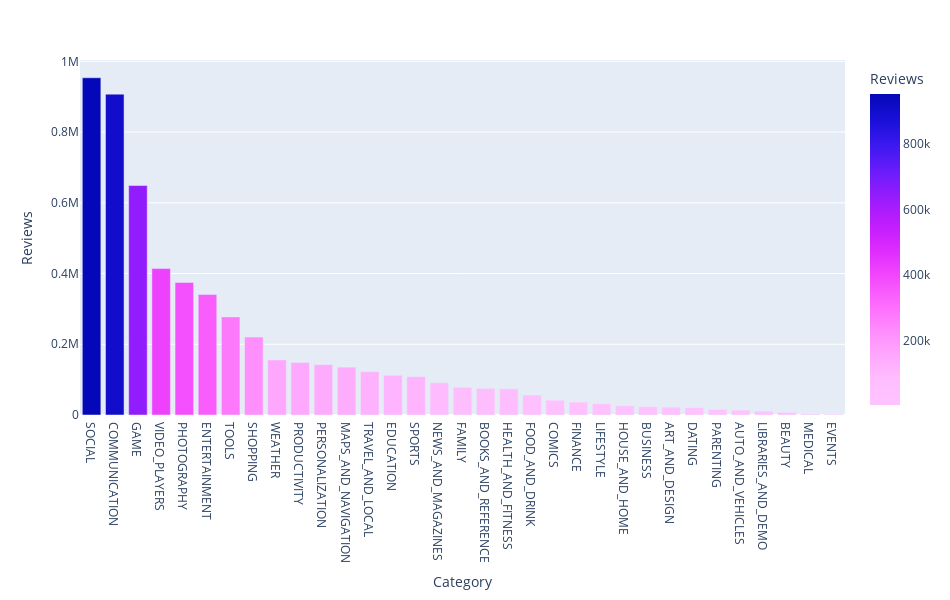

The notebook cell this image was saved under:
### Markdown cell above
## What is the most revewed category?

### Code cell
vs.most_by('Category', 'Reviews')

### Figure 1 — Plotly figure (JSON) as saved in the notebook; plotly's stock layout.template omitted (floating-point values rounded to 4 significant figures)
{"data": [{"alignmentgroup": "True", "hovertemplate": "Category=%{x}<br>Reviews=%{marker.color}<extra></extra>", "legendgroup": "", "marker": {"color": [953700.0, 907300.0, 648900.0, 414000.0, 374900.0, 340800.0, 277300.0, 220600.0, 155600.0, 148600.0, 142400.0, 135300.0, 122500.0, 112300.0, 108800.0, 91060.0, 78510.0, 75320.0, 74170.0, 56470.0, 41820.0, 36700.0, 32070.0, 26080.0, 23550.0, 22180.0, 21190.0, 15970.0, 13690.0, 10800.0, 7476.0, 2995.0, 2516.0], "coloraxis": "coloraxis", "pattern": {"shape": ""}}, "name": "", "offsetgroup": "", "orientation": "v", "showlegend": false, "textposition": "auto", "type": "bar", "x": ["SOCIAL", "COMMUNICATION", "GAME", "VIDEO_PLAYERS", "PHOTOGRAPHY", "ENTERTAINMENT", "TOOLS", "SHOPPING", "WEATHER", "PRODUCTIVITY", "PERSONALIZATION", "MAPS_AND_NAVIGATION", "TRAVEL_AND_LOCAL", "EDUCATION", "SPORTS", "NEWS_AND_MAGAZINES", "FAMILY", "BOOKS_AND_REFERENCE", "HEALTH_AND_FITNESS", "FOOD_AND_DRINK", "COMICS", "FINANCE", "LIFESTYLE", "HOUSE_AND_HOME", "BUSINESS", "ART_AND_DESIGN", "DATING", "PARENTING", "AUTO_AND_VEHICLES", "LIBRARIES_AND_DEMO", "BEAUTY", "MEDICAL", "EVENTS"], "xaxis": "x", "y": [953700.0, 907300.0, 648900.0, 414000.0, 374900.0, 340800.0, 277300.0, 220600.0, 155600.0, 148600.0, 142400.0, 135300.0, 122500.0, 112300.0, 108800.0, 91060.0, 78510.0, 75320.0, 74170.0, 56470.0, 41820.0, 36700.0, 32070.0, 26080.0, 23550.0, 22180.0, 21190.0, 15970.0, 13690.0, 10800.0, 7476.0, 2995.0, 2516.0], "yaxis": "y"}], "layout": {"autosize": false, "barmode": "group", "coloraxis": {"colorbar": {"title": {"text": "Reviews"}}, "colorscale": [[0, "#fec3fe"], [0.08333, "#febefe"], [0.1667, "#fea5fd"], [0.25, "#fe88fc"], [0.3333, "#fc67fd"], [0.4167, "#f246fe"], [0.5, "#dd2bfd"], [0.5833, "#bf1cfd"], [0.6667, "#981cfd"], [0.75, "#6b1cfb"], [0.8333, "#3c19f0"], [0.9167, "#1910d8"], [1, "#0508b8"]]}, "height": 600, "legend": {"tracegroupgap": 0}, "margin": {"t": 60}, "width": 950, "xaxis": {"anchor": "y", "domain": [0, 1], "title": {"text": "Category"}}, "yaxis": {"anchor": "x", "domain": [0, 1], "title": {"text": "Reviews"}}}}
